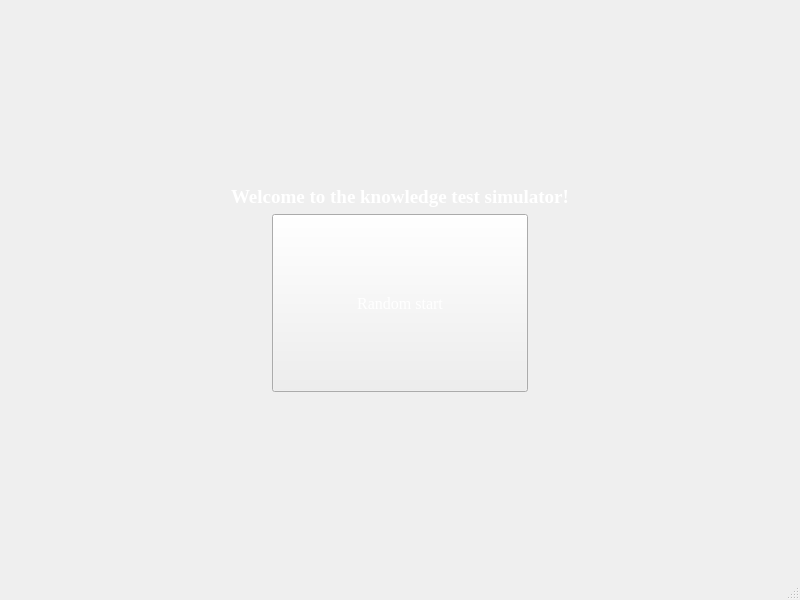
<?xml version="1.0" encoding="UTF-8"?>
<ui version="4.0">
 <class>Testwelcome</class>
 <widget class="QMainWindow" name="Testwelcome">
  <property name="geometry">
   <rect>
    <x>0</x>
    <y>0</y>
    <width>800</width>
    <height>600</height>
   </rect>
  </property>
  <property name="windowTitle">
   <string>MainWindow</string>
  </property>
  <property name="styleSheet">
   <string notr="true">QMainWindow{
	background-image: url(:/new/pic/road.jpg)
}</string>
  </property>
  <widget class="QWidget" name="centralwidget">
   <layout class="QGridLayout" name="gridLayout_2">
    <item row="0" column="0">
     <layout class="QGridLayout" name="gridLayout">
      <item row="3" column="1">
       <spacer name="verticalSpacer_2">
        <property name="orientation">
         <enum>Qt::Vertical</enum>
        </property>
        <property name="sizeHint" stdset="0">
         <size>
          <width>20</width>
          <height>40</height>
         </size>
        </property>
       </spacer>
      </item>
      <item row="2" column="1">
       <widget class="QPushButton" name="pushButton">
        <property name="sizePolicy">
         <sizepolicy hsizetype="Preferred" vsizetype="Preferred">
          <horstretch>0</horstretch>
          <verstretch>0</verstretch>
         </sizepolicy>
        </property>
        <property name="font">
         <font>
          <family>Times New Roman</family>
          <pointsize>12</pointsize>
         </font>
        </property>
        <property name="styleSheet">
         <string notr="true">color: white;
border-image: url(:/new/pic/buttton.png)</string>
        </property>
        <property name="text">
         <string>Random start</string>
        </property>
       </widget>
      </item>
      <item row="1" column="0" colspan="3">
       <widget class="QLabel" name="label">
        <property name="font">
         <font>
          <family>Times New Roman</family>
          <pointsize>14</pointsize>
          <weight>75</weight>
          <bold>true</bold>
         </font>
        </property>
        <property name="layoutDirection">
         <enum>Qt::LeftToRight</enum>
        </property>
        <property name="styleSheet">
         <string notr="true">color: white;</string>
        </property>
        <property name="text">
         <string>Welcome to the knowledge test simulator!</string>
        </property>
        <property name="alignment">
         <set>Qt::AlignCenter</set>
        </property>
       </widget>
      </item>
      <item row="0" column="1">
       <spacer name="verticalSpacer_3">
        <property name="orientation">
         <enum>Qt::Vertical</enum>
        </property>
        <property name="sizeHint" stdset="0">
         <size>
          <width>20</width>
          <height>40</height>
         </size>
        </property>
       </spacer>
      </item>
      <item row="2" column="0">
       <spacer name="verticalSpacer">
        <property name="orientation">
         <enum>Qt::Vertical</enum>
        </property>
        <property name="sizeHint" stdset="0">
         <size>
          <width>20</width>
          <height>40</height>
         </size>
        </property>
       </spacer>
      </item>
     </layout>
    </item>
   </layout>
  </widget>
  <widget class="QMenuBar" name="menubar">
   <property name="geometry">
    <rect>
     <x>0</x>
     <y>0</y>
     <width>800</width>
     <height>26</height>
    </rect>
   </property>
  </widget>
  <widget class="QStatusBar" name="statusbar"/>
 </widget>
 <resources/>
 <connections/>
</ui>
